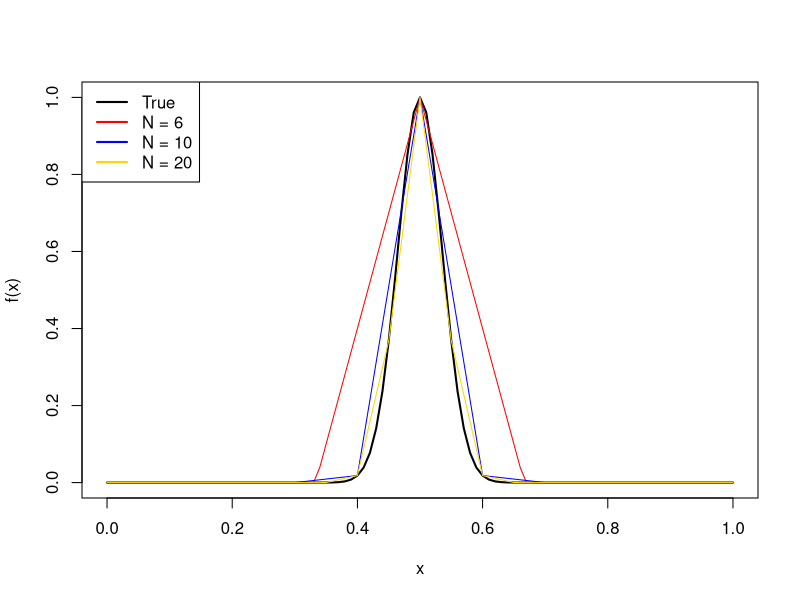

Recreate this plot in R.
yfun = function(x){
  
  return(exp(-400*(x-0.5)^2))
  
}

Nstar = 10^4

xstar = c(0:Nstar)/Nstar

ystar = yfun(xstar)


l = 10; u = 200

N = l

notdone = TRUE

while (notdone) {
  
  x = c(0:N)/N
  
  b = approxfun(x, yfun(x))
  
  e = max(abs(ystar - b(xstar)))
  
  if(e > 0.01){
    l = N
    N = round(0.5*(N + u))
  }
  
  if(e < 0.01){
    u = N
    N = round(0.5*(N + l))
  }
  
  notdone = l < u - 1
  
  print(N)
  
}

plot(yfun, lwd = 2, ylab = "f(x)")

## demonstrate N = 6, 10, 20

N = 6

x = c(0:N)/N

b = approxfun(x, yfun(x))

curve(b, add = T, col = "red", lwd = 1)

N = 10

x = c(0:N)/N

b = approxfun(x, yfun(x))

curve(b, add = T, col = "blue", lwd = 1)

N = 20

x = c(0:N)/N

b = approxfun(x, yfun(x))

curve(b, add = T, col = "gold", lwd = 1)

legend("topleft", legend = c("True", "N = 6", "N = 10", "N = 20"),
       col = c("black", "red", "blue", "gold"), lwd = 2)
